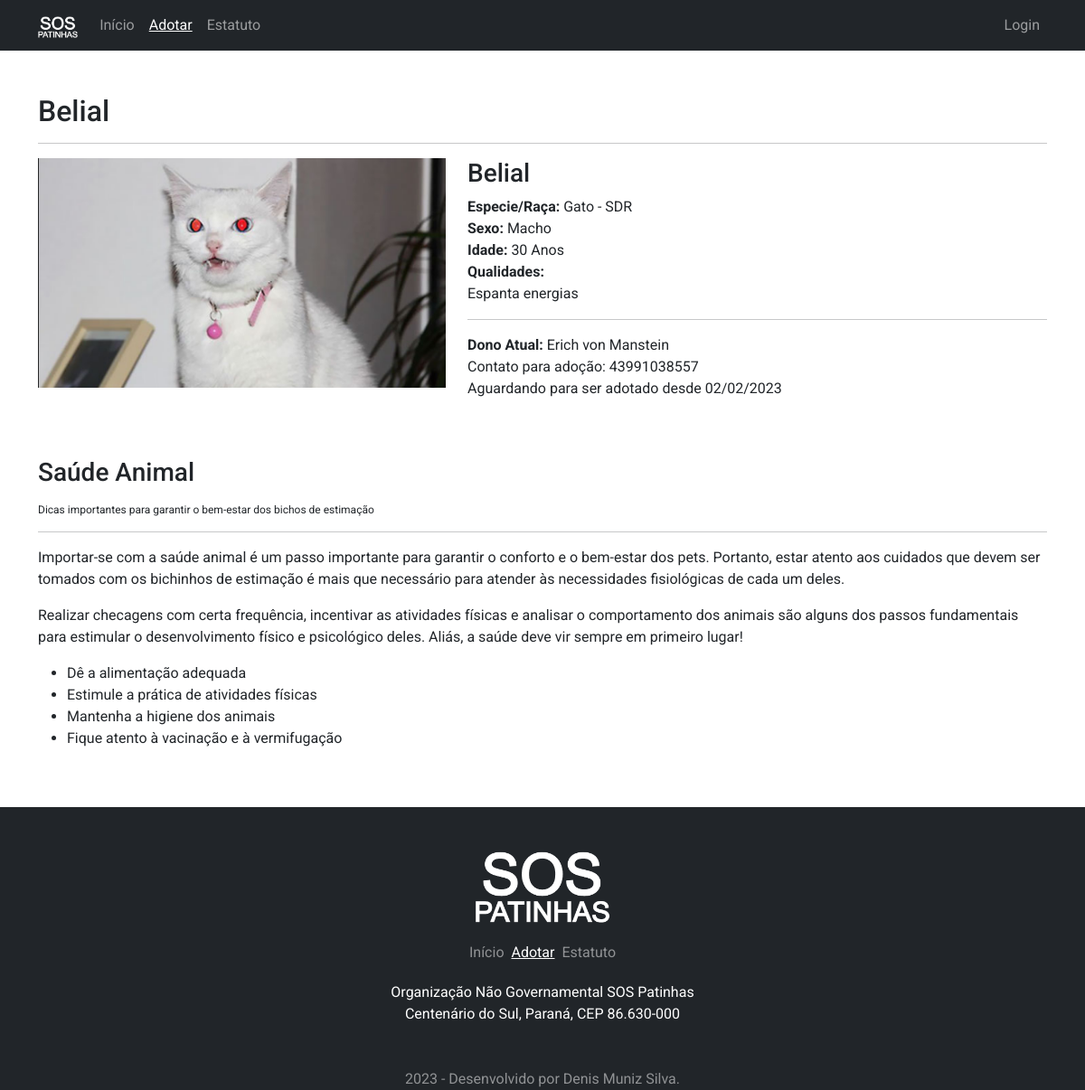
/adocao/perfil/4, run on an earlier commit of the app's database.
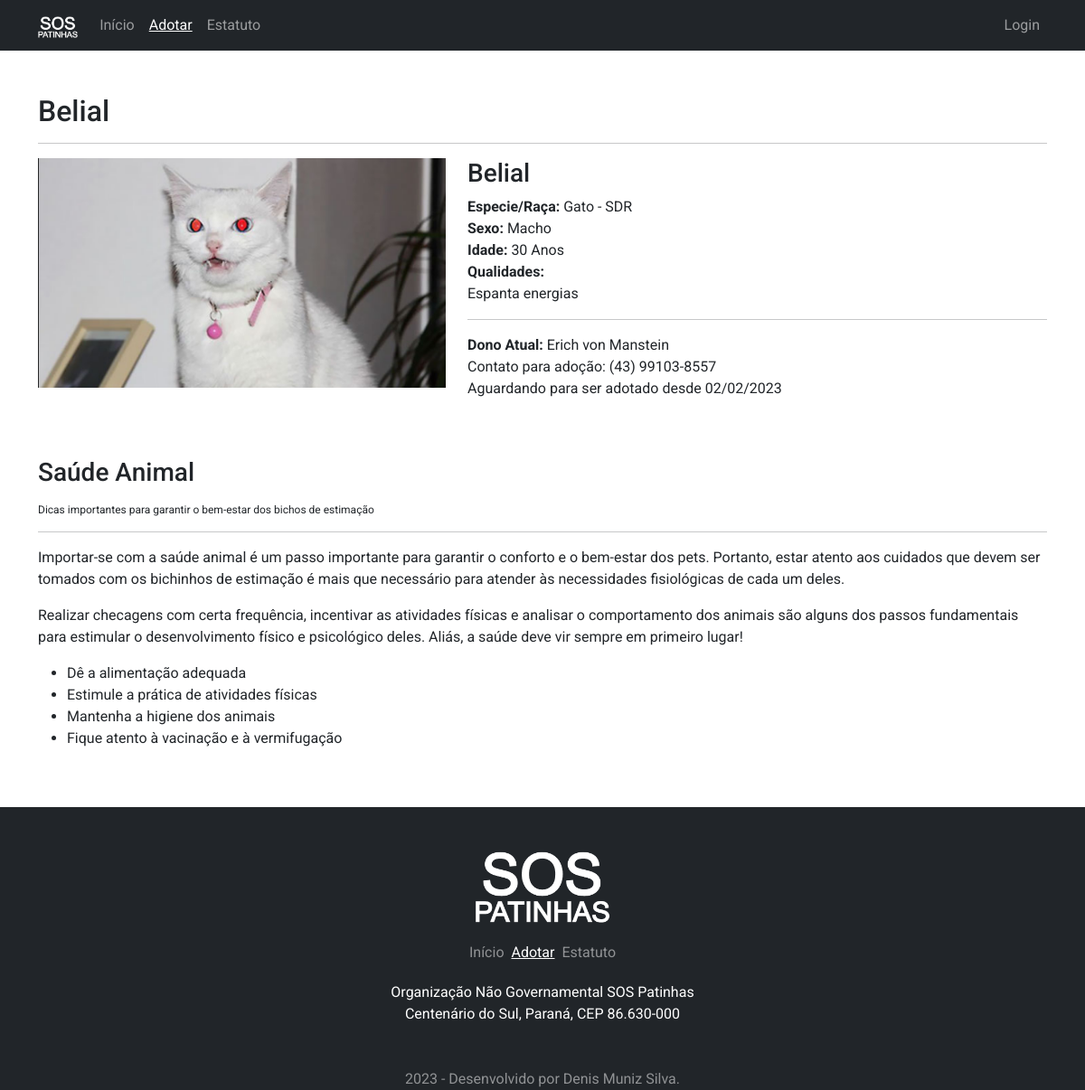
And on a later commit of the database.
### pet/models.py (models this page shows, shortened)
class Adocao(models.Model):
    VAR_SEXO = [
        ('Indefinido', 'Indefinido'),
        ('Macho', 'Macho'),
        ('Fêmea', 'Fêmea'),
    ]
    VAR_STATUS = [
        ('d', 'Disponível'),
        ('a', 'Adotado'),
        ('c', 'Adoção Cancelada'),
    ]
    VAR_IDADE = [
        ('Desconhecida', 'Desconhecida'),
        ('01 Mês', '01 Mês'),
        ('02 Mêses', '02 Mêses'),
        ('03 Mêses', '03 Mêses'),
        ('04 Mêses', '04 Mêses'),
        ('05 Mêses', '05 Mêses'),
        ('06 Mêses', '06 Mêses'),
        ('07 Mêses', '07 Mêses'),
        ('08 Mêses', '08 Mêses'),
        ('09 Mêses', '09 Mêses'),
        ('10 Mêses', '10 Mêses'),
        ('11 Mêses', '11 Mêses'),
        ('01 Ano', '01 Ano'),
        ('02 Anos', '02 Anos'),
        ('03 Anos', '03 Anos'),
        ('04 Anos', '04 Anos'),
        ('05 Anos', '05 Anos'),
        ('06 Anos', '06 Anos'),
        ('07 Anos', '07 Anos'),
        ('08 Anos', '08 Anos'),
        ('09 Anos', '09 Anos'),
        ('10 Anos', '10 Anos'),
        ('11 Anos', '11 Anos'),
        ('12 Anos', '12 Anos'),
        ('13 Anos', '13 Anos'),
        ('14 Anos', '14 Anos'),
        ('15 Anos', '15 Anos'),
        ('16 Anos', '16 Anos'),
        ('17 Anos', '17 Anos'),
        ('18 Anos', '18 Anos'),
        ('19 Anos', '19 Anos'),
        ('20 Anos', '20 Anos'),
        ('21 Anos', '21 Anos'),
        ('22 Anos', '22 Anos'),
        ('23 Anos', '23 Anos'),
        ('24 Anos', '24 Anos'),
        ('25 Anos', '25 Anos'),
        ('26 Anos', '26 Anos'),
        ('27 Anos', '27 Anos'),
        ('28 Anos', '28 Anos'),
        ('29 Anos', '29 Anos'),
        ('30 Anos', '30 Anos'),
    ]
    cadastrado_em = models.DateTimeField(auto_now_add=True)
    cadastrado_por = models.ForeignKey(User, on_delete=models.PROTECT, verbose_name='Cadastrante')
    nome_dono = models.CharField(
        max_length=200, verbose_name='Nome Completo do Dono')
    email_1 = models.EmailField(
        max_length=150, verbose_name='E-mail 01', null=True, blank=True)
    email_2 = models.EmailField(
        max_length=150, verbose_name='E-mail 02', null=True, blank=True)
    fone_1 = models.CharField(max_length=15, verbose_name='Fone 01')
    fone_2 = models.CharField(
        max_length=15, verbose_name='Fone 02', null=True, blank=True)
    fone_3 = models.CharField(
        max_length=15, verbose_name='Fone 03', null=True, blank=True)
    obs = models.TextField(
        max_length=2000, verbose_name='Observações', null=True, blank=True)
    cep = models.CharField(
        max_length=8, verbose_name='CEP', null=True, blank=True)
    estado = models.CharField(
        max_length=2, verbose_name='Estado', null=True, blank=True)
    cidade = models.CharField(
        max_length=200, verbose_name='Cidade', null=True, blank=True)
    bairro = models.CharField(
        max_length=200, verbose_name='Bairro', null=True, blank=True)
    endereco = models.CharField(
        max_length=250, verbose_name='Endereço', null=True, blank=True)
    numero = models.IntegerField(
        default=0, verbose_name='Número', null=True, blank=True)
    complemento = models.TextField(
        max_length=2000, verbose_name='Complemento', null=True, blank=True)
    nome_pet = models.CharField(max_length=200, verbose_name='Nome do Pet')
    idade = models.CharField(max_length=15, choices=VAR_IDADE)
    especie = models.ForeignKey(
        Especie, on_delete=models.PROTECT, verbose_name='Especie')
    raca = models.ForeignKey(
        Raca, on_delete=models.PROTECT, verbose_name='Raça')
    sexo = models.CharField(max_length=10, choices=VAR_SEXO)
    qualidades = models.CharField(max_length=2000, verbose_name='Qualidades')
    img = models.ImageField(upload_to='Adocao_fotos/', verbose_name='Foto')
    status = models.CharField(max_length=1, choices=VAR_STATUS)

class Raca(models.Model):
    especie = models.ForeignKey(
        Especie, on_delete=models.PROTECT, verbose_name='Especie')
    raca = models.CharField(max_length=150, verbose_name='Raça')
    def __str__(self):
        return f"{self.especie.nome} - {self.raca}"

class Especie(models.Model):
    nome = models.CharField(
        max_length=150, verbose_name='Nome', unique=True, null=False)

### pet/views.py (the view)
# urls.py: path('adocao/perfil/<int:pk>', PerfilPet.as_view(), name='perfil-pet'),
class PerfilPet(ListView):
    model = Adocao
    template_name = 'pet/pet_perfil.html'
    def get_queryset(self):
        self.object_list = Adocao.objects.filter(pk=self.kwargs['pk'])
        return self.object_list

### pet/templates/pet/pet_perfil.html (shortened to what this page needs)
{% extends 'base.html' %}
{% load static %}
{% block menuativo2 %} active {% endblock %}
{% block footerativo2 %} active {% endblock %}
{% block pagina %}
<div class="container py-5">
    {% for item in object_list %}
    <h2>{{item.nome_pet}}</h2>
    <hr>
    <section class="row">
        <div class="col-sm-12 col-md-5">
            <img src="{% url 'inicio' %}{{item.img}}" class="img-fluid w-100" alt="Foto do Pet">
        </div>
        <div class="col-sm-12 col-md-7">
            <h3>{{item.nome_pet}}</h3>
            <p>
                <b>Especie/Raça:</b> {{item.raca}}<br>
                <b>Sexo:</b> {{item.sexo}}<br>
                <b>Idade:</b> {{item.idade}}<br>
                <b>Qualidades:</b><br>{{item.qualidades}}
            </p>
            <hr>
            <p>
                <b>Dono Atual:</b> {{item.nome_dono}}<br>
                Contato para adoção: {{item.fone_1}}<br>
                Aguardando para ser adotado desde {{item.cadastrado_em |date:"d/m/Y"}}
            </p>
        </div>
    </section>
    <section class="mt-5">
        <h3>Saúde Animal</h3>
        <sub>Dicas importantes para garantir o bem-estar dos bichos de estimação</sub>
        <hr>
        <p>
            Importar-se com a saúde animal é um passo importante para garantir o conforto e o bem-estar dos pets.
            Portanto, estar atento aos cuidados que devem ser tomados com os bichinhos de estimação é mais que
            necessário para atender às necessidades fisiológicas de cada um deles.
        </p>
        <p>
            Realizar checagens com certa frequência, incentivar as atividades físicas e analisar o comportamento dos
            animais são alguns dos passos fundamentais para estimular o desenvolvimento físico e psicológico deles.
            Aliás, a saúde deve vir sempre em primeiro lugar!
        <ul>
            <li>Dê a alimentação adequada</li>
            <li>Estimule a prática de atividades físicas</li>
            <li>Mantenha a higiene dos animais</li>
            <li>Fique atento à vacinação e à vermifugação</li>
        </ul>
        </p>
    </section>
    {% endfor %}
</div>
{% endblock %}

What changed in the data, as far as the page shows it:
changed Adocao "Belial": fone_1 "43991038557" → "(43) 99103-8557"
